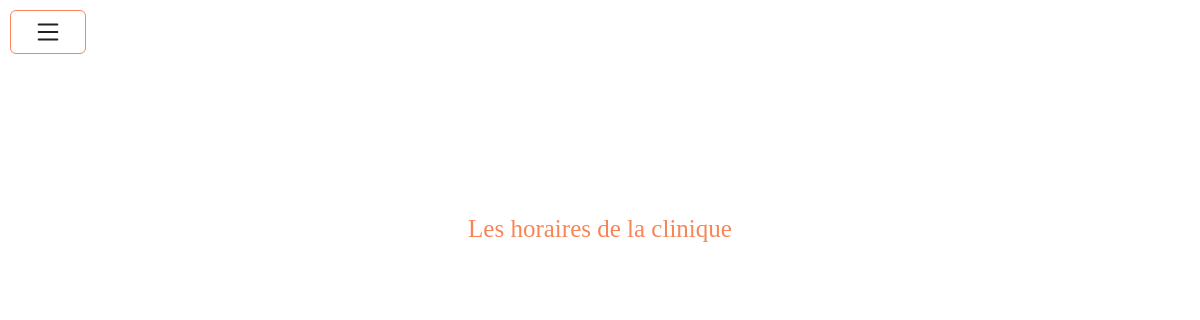
The app's page /Admin/Schedule/viewSchedule.php, older data.
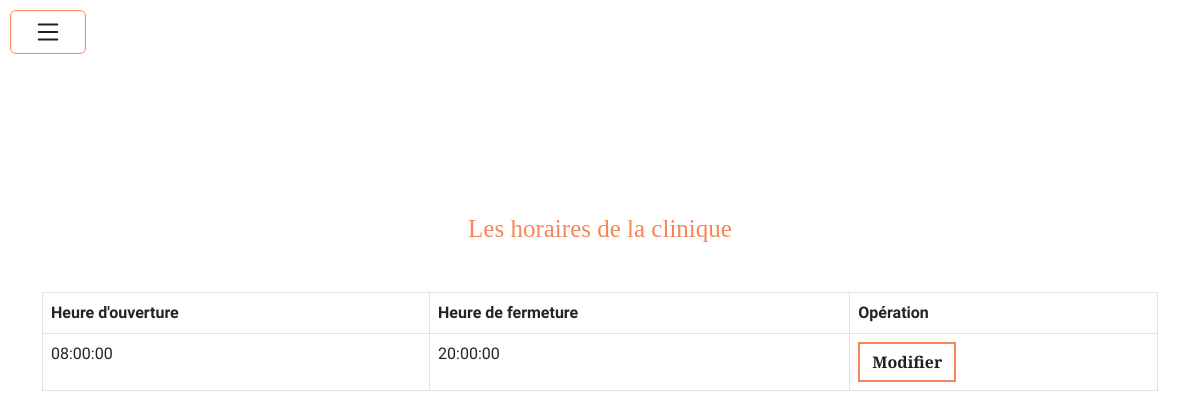
The same page, newer data.
### tables this page shows
CREATE TABLE schedule
(
    id INT NOT NULL PRIMARY KEY AUTO_INCREMENT,
    opening_time TIME NOT NULL,
    closing_time TIME NOT NULL
);

### config.php (called while the page is built, shortened)
<?php
function generateLink($path)
{
    return BASE_URL . $path;
}
?>

### Controller/ScheduleController.php (called while the page is built, shortened)
<?php
require_once _ROOT_ . '/Entity/Schedule.php';
class ScheduleController
{
    private $pdo;
    public function __construct()
    {
        try {
            $this->pdo = new PDO('mysql:host=localhost;dbname=animacare;charset=utf8mb4', 'root', 'root');
        } catch(Exception $e) {
            echo('Erreur :' .$e->getMessage());
        }
    }
    public function getAll(): array
    {
        $schedules = [];
        $req = $this->pdo->query("SELECT * FROM `schedule`");
        $data = $req->fetchAll();
        foreach($data as $schedule)
        {
            $schedules[] = new Schedule($schedule);
        }
        return $schedules;
    }public function getSchedulebyId($id) : Schedule
    {
        $req = $this->pdo->prepare("SELECT * FROM `schedule` WHERE id = :id");
        $req->bindParam(':id', $id, PDO::PARAM_INT);
        $req->execute();
        $data = $req->fetch();
        $schedule = new Schedule($data);
        return $schedule;
    }
}

### Entity/Schedule.php (called while the page is built, shortened)
<?php
class Schedule
{
    private $id;
    private $opening_time;
    private $closing_time;
    public function hydrate($data): void {
        foreach ($data as $key => $value) {
            $method = "set" . ucfirst($key);
        }
    }
    public function getId()
    {
        return $this->id;
    }
    public function setId($id)
    {
        $this->id = $id;
        return $this;
    }
    public function getOpening_time()
    {
        return $this->opening_time;
    }
    public function setOpening_time($opening_time)
    {
        $this->opening_time = $opening_time;
        return $this;
    }
    public function getClosing_time()
    {
        return $this->closing_time;
    }
    public function setClosing_time($closing_time)
    {
        $this->closing_time = $closing_time;
        return $this;
    }
}

### Admin/Schedule/viewSchedule.php (the view)
<?php
require_once("../../config.php");
require_once _ROOT_ . '/templates/header.php';
require_once _ROOT_ . '/Admin/templates/navbarSide.php';
require_once _ROOT_ . '/Controller/ScheduleController.php';
$scheduleController = new ScheduleController();
$schedules = $scheduleController->getAll();
?>
<div class="container table-container">
    <h3 class="text-center mb-5" >Les horaires de la clinique</h3>
    <div class="table-responsive">
      <?php foreach($schedules as $schedule) :
        ?>
<table class="table table-hover table-bordered">
  <thead>
    <tr>
      <th scope="col">Heure d'ouverture</th>
      <th scope="col">Heure de fermeture</th>
      <th scope="col">Opération</th>
    </tr>
  </thead>
  <tbody>
    <tr>
      <td><?= $schedule->getOpening_time(); ?></td>
      <td><?= $schedule->getClosing_time(); ?></td>
      <td><a href="updateSchedule.php?id=<?= $schedule->getId();?>" class="btn btn-modify">Modifier</a></td>
    </tr>
  </tbody>
</table>
<?php endforeach; ?>
</div>
</div>
<?php
require_once _ROOT_ . "/Admin/templates/footer.php";
?>

### templates/header.php (shortened to what this page needs)
<!DOCTYPE html>
<html lang="fr">
<head>
    <link href="https://cdn.jsdelivr.net/npm/bootstrap@5.3.0/dist/css/bootstrap.min.css" rel="stylesheet">
    <link rel="stylesheet" href="https://cdnjs.cloudflare.com/ajax/libs/font-awesome/6.4.0/css/all.min.css" />
    <link rel="stylesheet" href="<?= generateLink('assets/bootstrap.min.css') ?>">
    <link rel="stylesheet" href="https://cdn.jsdelivr.net/npm/bootstrap-icons@1.10.5/font/bootstrap-icons.css">
    <link rel="stylesheet" href="<?= generateLink("assets/style.css") ?>">
</head>
<body>

### Admin/templates/navbarSide.php (shortened to what this page needs)
<a class="btn btn-navSide" data-bs-toggle="offcanvas" href="#offcanvasExample" role="button" aria-controls="offcanvasExample">
</a>

### Admin/templates/footer.php (shortened to what this page needs)
</body>
</html>

### assets/style.css (style rules this page uses)
* { padding: 0; margin: 0; color: #1F2124; }
body { font-family: 'Cairo', sans-serif; overflow-x: hidden; }
.btn-modify { border: 2px solid #F68657; text-decoration: none; border-radius: 0%; font-family: 'Cormorant Garamond', serif; font-weight: 600; color: #1F2124; }
.btn-navSide { border: 1px solid #F68657; margin-top: 10px; margin-left: 10px; }
.table-container { margin-top: 20vh; }
.table-container h3 { font-family: 'Cormorant Garamond', serif; font-weight: 500; color: #F68657; }
@media screen and (min-width: 320px) and (max-width: 1219px) { .table-container h3 { font-size: 25px; } }

Row changes from the older to the newer data that the page shows:
added schedule: opening_time "08:00:00", closing_time "20:00:00"
